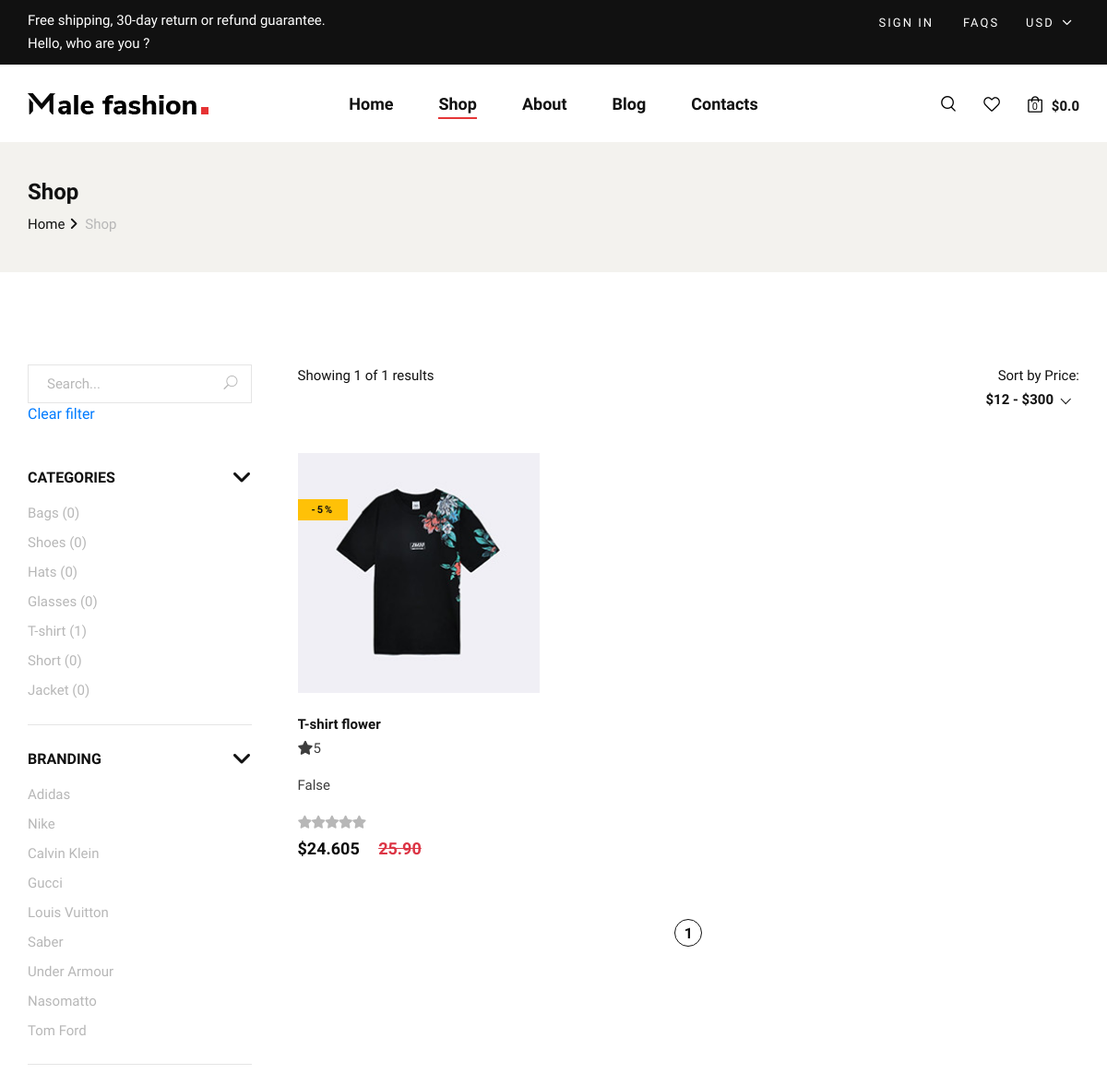
The page /shop/?category=T-shirt (upper part) on the database as committed earlier.
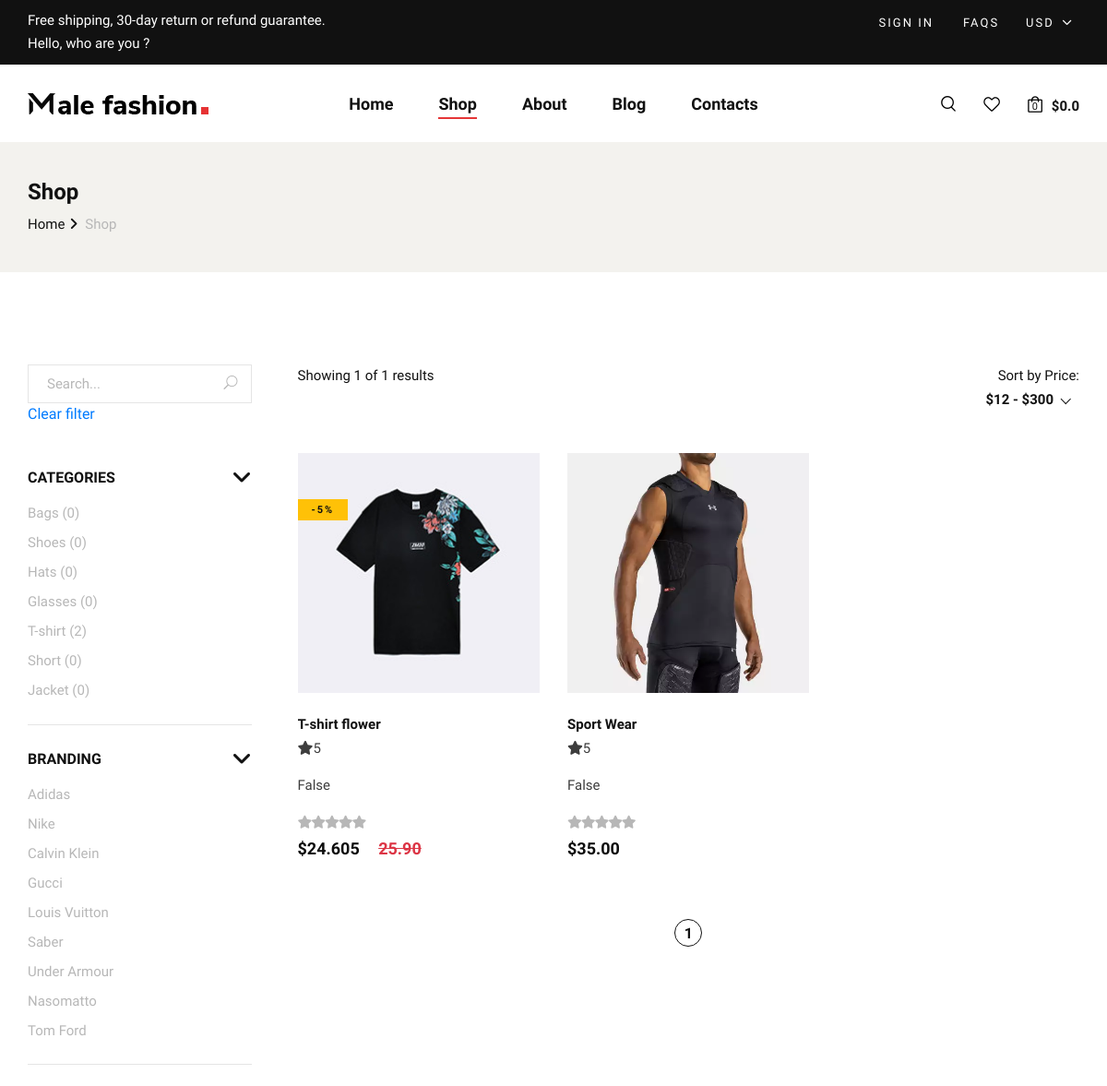
The same page on the database as committed later.
### products/models.py (models this page shows, shortened)
class CategoryModel(models.Model):
    title = models.CharField(max_length=24)
    class Meta:
        verbose_name = "Category"
        verbose_name_plural = "Categories"

class BrandModel(models.Model):
    title = models.CharField(max_length=24)
    class Meta:
        verbose_name = "Brand"
        verbose_name_plural = "Brands"

class ProductModel(models.Model):
    name = models.CharField(max_length=36)
    description = models.TextField()
    price = models.DecimalField(max_digits=8, decimal_places=2)
    image = models.ImageField(upload_to='products/')
    rating = models.PositiveIntegerField(default=1, validators=[rating_value_validate])
    discount = models.PositiveIntegerField(default=0)
    category = models.ForeignKey(CategoryModel, on_delete=models.CASCADE, related_name="products")
    brand = models.ForeignKey(BrandModel, on_delete=models.CASCADE)
    sizes = models.ManyToManyField(SizeModel)
    colors = models.ManyToManyField(ColorModel)
    tags = models.ManyToManyField(TagModel)
    created_at = models.DateTimeField(auto_now_add=True)
    updated_at = models.DateTimeField(auto_now=True)
    class Meta:
        verbose_name = "Product"
        verbose_name_plural = "Products"
    def is_new(self):
        current_time = timezone.now()
        diff = (current_time - self.created_at).days
        if diff <= 3:
            return True
        else:
            return False
    def get_real_price(self):
        discount_price = (self.price / 100) * self.discount
        return self.price - discount_price

### pages/views.py (the view)
# urls.py: path('shop/', ShopPageView.as_view(), name='shop'),
class ShopPageView(ListView):
    template_name = "shop.html"
    model = ProductModel
    context_object_name = "products"
    paginate_by = 2
    def get_context_data(self, **kwargs):
        context = super().get_context_data(**kwargs)
        context["categories"] = CategoryModel.objects.all()
        context["brands"] = BrandModel.objects.all()
        context["sizes"] = SizeModel.objects.all()
        context["colors"] = ColorModel.objects.all()
        context["tags"] = TagModel.objects.all()
        context["min_price"] = ProductModel.objects.aggregate(min_price=Min('price'))['min_price']
        context["max_price"] = ProductModel.objects.aggregate(min_price=Max('price'))['min_price']
        my_range = self.request.GET.get("my_range")
        price_range = get_price_range(price_range=my_range)
        if price_range:
            from_price, to_price = price_range[0], price_range[1]
            context['from_price'], context['to_price'] = from_price, to_price
        return context
    def get_queryset(self):
        products = ProductModel.objects.all().order_by('price')
        q = self.request.GET.get("q")
        tag = self.request.GET.get("tag")
        sort = self.request.GET.get("sort")
        category = self.request.GET.get("category")
        brand = self.request.GET.get("brand")
        color = self.request.GET.get("color")
        size = self.request.GET.get("size")
        min_price = ProductModel.objects.aggregate(min_price=Min('price'))['min_price']
        max_price = ProductModel.objects.aggregate(min_price=Max('price'))['min_price']
        from_price, to_price = min_price, max_price
        my_range = self.request.GET.get("my_range")
        price_range = get_price_range(price_range=my_range)
        if price_range:
            self.paginate_by = products.all().count()
            from_price, to_price = price_range[0], price_range[1]
        if q:
            products = products.filter(name__icontains=q)
        elif tag:
            products = products.filter(tags__title=tag)
        elif category:
            products = products.filter(category__title=category)
        elif brand:
            products = products.filter(brand__title=brand)
        elif size:
            products = products.filter(size__title=size)
        elif color:
            products = products.filter(colors__name=color)
        elif sort:
            products = products.order_by(sort)
        elif my_range:
            products = products.filter(price__range=[from_price, to_price])
        return products

### products/templatetags/my_tags.py (called while the page is built)
@register.simple_tag
def get_cart_info(request):
    cart = request.session.get("cart", [])
    if not cart:
        return 0, 0.0
    quantity, total_price = len(cart), ProductModel.get_from_cart(cart).aggregate(Sum("price"))['price__sum']
    return quantity, "{:.2f}".format(total_price)

### products/utils.py (called while the page is built)
def get_price_range(price_range):
    if price_range:
        price_range = price_range.split(";")
        from_price, to_price = price_range[0], price_range[1]
        return from_price, to_price
    else:
        return None

### templates/shop.html (shortened to what this page needs)
{% extends 'layouts/base.html' %}
{% block extra_css %}
    <link rel="stylesheet" href="https://cdnjs.cloudflare.com/ajax/libs/ion-rangeslider/2.3.1/css/ion.rangeSlider.min.css"/>
{% endblock %}
{% block content %}
{% load my_tags %}
{% load static %}
<link rel="stylesheet" href="https://cdnjs.cloudflare.com/ajax/libs/ion-rangeslider/2.3.1/css/ion.rangeSlider.min.css"/>
    <section class="breadcrumb-option">
        <div class="container">
            <div class="row">
                <div class="col-lg-12">
                    <div class="breadcrumb__text">
                        <h4>Shop</h4>
                        <div class="breadcrumb__links">
                            <a href="./index.html">Home</a>
                            <span>Shop</span>
                        </div>
                    </div>
                </div>
            </div>
        </div>
    </section>
    <section class="shop spad">
        <div class="container">
            <div class="row">
                <div class="col-lg-3">
                    <div class="shop__sidebar">
                        <div class="shop__sidebar__search">
                            <form method="GET">
                                <input name="q"  type="text" placeholder="Search...">
                                <button type="submit"><span class="icon_search"></span></button>
                            </form>
                            <a class="text-primary" href="{% url 'pages:shop' %}">Clear filter</a>
                        </div>
                        <div class="shop__sidebar__accordion">
                            <div class="accordion" id="accordionExample">
                                <div class="card">
                                    <div class="card-heading">
                                        <a data-toggle="collapse" data-target="#collapseOne">Categories</a>
                                    </div>
                                    <div id="collapseOne" class="collapse show" data-parent="#accordionExample">
                                        <div class="card-body">
                                            <div class="shop__sidebar__categories">
                                                <ul class="nice-scroll">
                                                   {% for category in categories %}
                                                    <li><a href="{% url 'pages:shop' %}?category={{ category.title }}">{{ category.title }} ({{ category.products.all.count }})</a></li>
                                                   {% endfor %}
                                                </ul>
                                            </div>
                                        </div>
                                    </div>
                                </div>
                                <div class="card">
                                    <div class="card-heading">
                                        <a data-toggle="collapse" data-target="#collapseTwo">Branding</a>
                                    </div>
                                    <div id="collapseTwo" class="collapse show" data-parent="#accordionExample">
                                        <div class="card-body">
                                            <div class="shop__sidebar__brand">
                                                <ul>
                                                    {% for brand in brands %}
                                                        <li><a href="{% url 'pages:shop' %}?brand={{ brand.title }}">{{ brand.title }}</a></li>
                                                    {% endfor %}
                                                </ul>
                                            </div>
                                        </div>
                                    </div>
                                </div>
                            </div>
                        </div>
                    </div>
                </div>
                <div class="col-lg-9">
                    <div class="shop__product__option">
                        <div class="row">
                            <div class="col-lg-6 col-md-6 col-sm-6">
                                <div class="shop__product__option__left">
                                    <p>Showing {{ page_obj.number }} of {{ page_obj.paginator.num_pages }} results</p>
                                </div>
                            </div>
                            <div class="col-lg-6 col-md-6 col-sm-6">
                                <div class="shop__product__option__right">
                                    <p>Sort by Price:</p>
                                    <form method="GET">
                                    </form>
                                </div>
                            </div>
                        </div>
                    </div>
                    <div class="row">
                        {% for product in products %}
                        <div class="col-lg-4 col-md-6 col-sm-6">
                            <div class="product__item">
                                <div class="product__item__pic set-bg" data-setbg="{{ product.image.url }}">
                                    {% if product.discount > 0 %}
                                        <span style="margin-top: 30px;" class="label bg-warning">-{{ product.discount }}%</span>
                                    {% endif  %}
                                </div>
                                <div class="product__item__text">
                                    <h6>{{ product.name }}</h6>
                                    <p><i class="fa fa-star-o"></i>{{ product.rating }}</p>
                                    <p>{{ product.is_new }}</p>
                                    <div class="rating">
                                            <i class="fa fa-star-o"></i>
                                            <i class="fa fa-star-o"></i>
                                            <i class="fa fa-star-o"></i>
                                            <i class="fa fa-star-o"></i>
                                            <i class="fa fa-star-o"></i>
                                    </div>
                                    <h5>${{ product.get_real_price }}
                                        {% if product.discount %}
                                            <span>
                                                <s class="text-danger ml-3">{{ product.price }}</s>
                                            </span>
                                        {% endif %}
                                    </h5>
                                </div>
                            </div>
                        </div>
                        {% endfor %}
                    </div>
                    <div class="row">
                        <div class="col-lg-12">
                            <div class="product__pagination">
                                <a class="active" href="#">{{ page_obj.number }}</a>
                            </div>
                        </div>
                    </div>
                </div>
            </div>
        </div>
    </section>
{% endblock %}

### templates/layouts/base.html (shortened to what this page needs)
{% load static %}
<!DOCTYPE html>
<html lang="zxx">
<head>
    <link rel="stylesheet" href="{% static 'css/bootstrap.min.css' %}" type="text/css">
    <link rel="stylesheet" href="{% static 'css/font-awesome.min.css' %}" type="text/css">
    <link rel="stylesheet" href="{% static 'css/elegant-icons.css' %}" type="text/css">
    <link rel="stylesheet" href="{% static 'css/magnific-popup.css' %}" type="text/css">
    <link rel="stylesheet" href="{% static 'css/nice-select.css' %}" type="text/css">
    <link rel="stylesheet" href="{% static 'css/owl.carousel.min.css' %}" type="text/css">
    <link rel="stylesheet" href="{% static 'css/slicknav.min.css' %}" type="text/css">
    <link rel="stylesheet" href="{% static 'css/style.css' %}" type="text/css">
    <link rel="stylesheet" href="https://cdnjs.cloudflare.com/ajax/libs/font-awesome/6.4.2/css/all.min.css" />
    {% block extra_css %}
    {% endblock %}
</head>
<body>
    {% include 'layouts/header.html' %}
    {% block content %}
    {% endblock %}
</body>
</html>

### templates/layouts/navbar.html (shortened to what this page needs)
{% load static %}

### templates/layouts/header.html (shortened to what this page needs)
{% load my_tags %}
{% load static %}
<header class="header">
    <div class="header__top">
        <div class="container">
            <div class="row">
                <div class="col-lg-6 col-md-7">
                    <div class="header__top__left">
                        <p>Free shipping, 30-day return or refund guarantee.</p>
                        {% if request.user.is_authenticated %}
                            <p>Hello, {{ request.user.username }}</p>
                        {% else %}
                            <p>Hello, who are you ?</p>
                        {% endif %}
                    </div>
                </div>
                <div class="col-lg-6 col-md-5">
                    <div class="header__top__right">
                        <div class="header__top__links">
                            {% if request.user.is_authenticated %}
                                <a href="{% url 'users:signout' %}">Sign out</a>
                            {% else %}
                                <a href="{% url 'users:signin' %}">Sign in</a>
                            {% endif %}
                            <a href="#">FAQs</a>
                        </div>
                        <div class="header__top__hover">
                            <span>Usd <i class="arrow_carrot-down"></i></span>
                        </div>
                    </div>
                </div>
            </div>
        </div>
    </div>
    <div class="container">
        <div class="row">
            <div class="col-lg-3 col-md-3">
                <div class="header__logo">
                    <a href="{% url 'pages:home' %}"><img src="{% static 'img/logo.png' %}" alt=""></a>
                </div>
            </div>
            <div class="col-lg-6 col-md-6">
                <nav class="header__menu mobile-menu">
                    <ul>
                        <li class="{% if request.path == '/' %} active {% endif %}"><a href="{% url 'pages:home' %}">Home</a></li>
                        <li class="{% if request.path == '/shop/' %} active {% endif %}"><a href="{% url 'pages:shop' %}">Shop</a></li>
                        <li class="{% if request.path == '/about/' %} active {% endif %}"><a href="{% url 'pages:about' %}">About</a></li>
                        <li class="{% if request.path == '/blog/' %} active {% endif %}"><a href="{% url 'pages:blog' %}">Blog</a></li>
                        <li class="{% if request.path == '/contact/' %} active {% endif %}"><a href="{% url 'pages:contact' %}">Contacts</a></li>
                    </ul>
                </nav>
            </div>
            <div class="col-lg-3 col-md-3">
                <div class="header__nav__option">
                    <a href="#" class="search-switch"><img src="{% static 'img/icon/search.png' %}" alt=""></a>
                    <a href="{% url 'products:wishlist' %}"><img src="{% static 'img/icon/heart.png' %}" alt=""></a>
                    {% get_cart_info request as cart_info %}
                    <a href="{% url 'pages:cart' %}"><img src="{% static 'img/icon/cart.png' %}" alt=""><span>{{ cart_info.0 }}</span></a>
                    <div class="price">${{ cart_info.1 }}</div>
                </div>
            </div>
        </div>
    </div>
</header>

### templates/layouts/footer.html (shortened to what this page needs)
{% load static %}

Rows that differ between the two databases and show on the page:
computed for CategoryModel "T-shirt": products.all.count "1" → "2"
added ProductModel: shows a picture, name "Sport Wear", rating "5", is_new "False", get_real_price "35.00"
